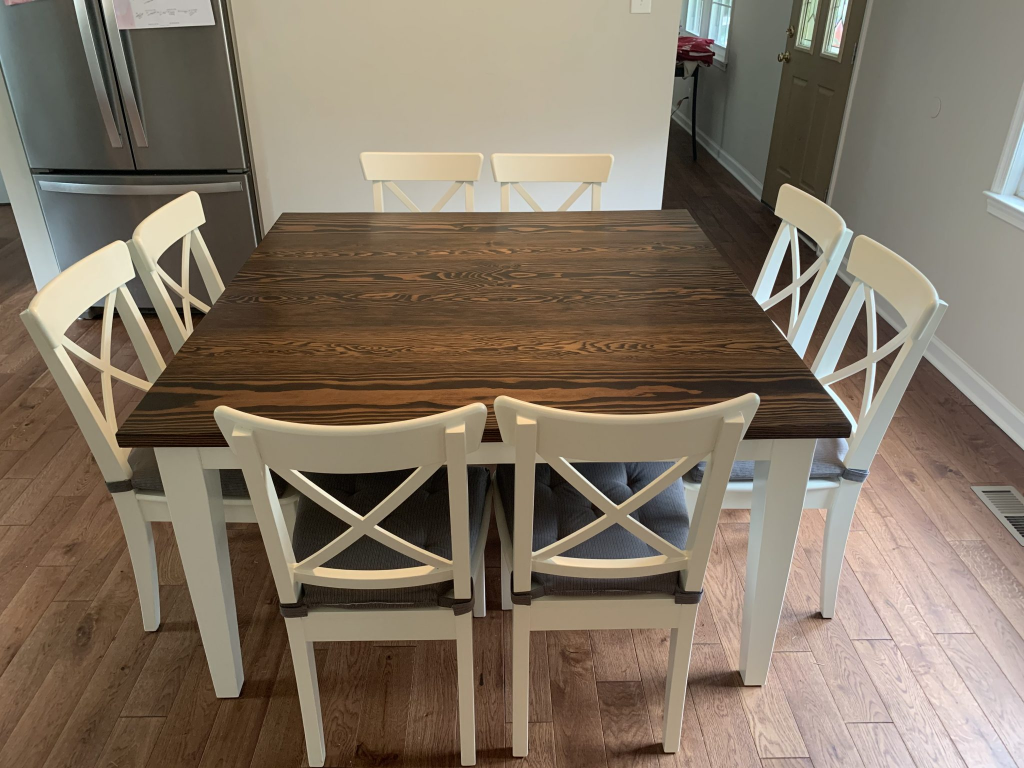
#> input picture square_table.jpg, 2048 x 1536 px (shown at 1/2 size)
$ python cam_test.py
#> lines starting #> are read from the running program, lines starting #| are printed output that depends on the picture
import numpy as np
import cv2

# Define points for perspective transform
frame = cv2.imread('square_table.jpg')
#> frame is the input picture: shape (1536, 2048, 3); mean B, G, R 100.7, 116.9, 130.3
print(frame.shape)
#| (1536, 2048, 3)

pts_src = np.array([[565, 425], [231, 865], [1373, 418], [1707, 850]], dtype=np.float32) # TODO Put coordinates from calibration
pts_dst = np.array([[0, 0], [0, 255], [255, 0], [255, 255]], dtype=np.float32)

# Calculate the transformation matrix
matrix = cv2.getPerspectiveTransform(pts_src, pts_dst)

# Apply the perspective transformation
width = frame.shape[1]
#> width = 2048
height = frame.shape[0]
#> height = 1536
print(width, height)
#| 2048 1536
transformed_frame = cv2.warpPerspective(frame, matrix, (500, 500))
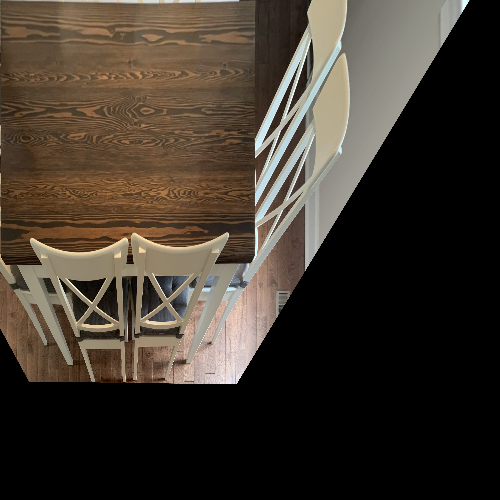
#> transformed_frame: shape (500, 500, 3); mean B, G, R 45.8, 55.4, 64

resized_image = cv2.resize(transformed_frame, (int(width/4), int(height/4)), interpolation=cv2.INTER_AREA)
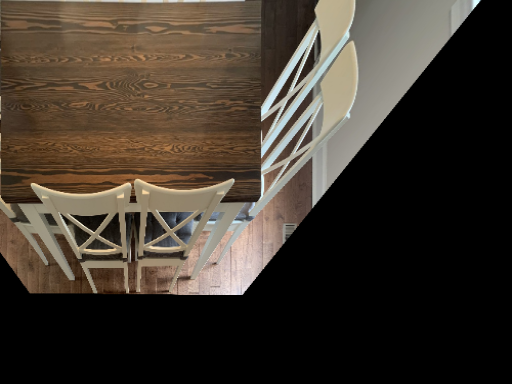
#> resized_image: shape (384, 512, 3); mean B, G, R 45.7, 55.3, 64

cv2.imshow('Transformed Frame', resized_image)
cv2.waitKey(0)

$ run again, with street.jpg copied over square_table.jpg
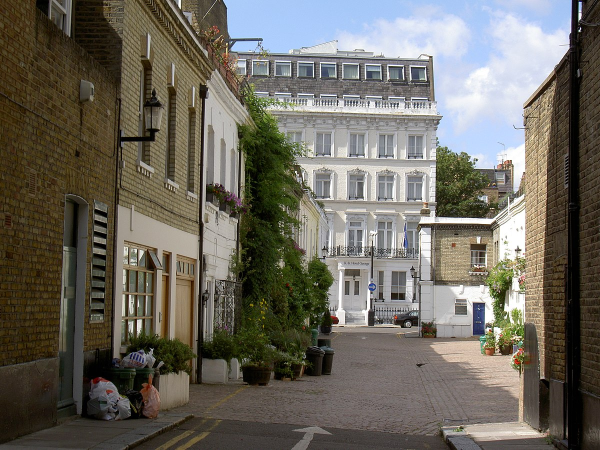
#> input picture street.jpg, 1200 x 900 px (shown at 1/2 size)
#> frame is the input picture: shape (900, 1200, 3); mean B, G, R 94.6, 104.1, 108
#| (900, 1200, 3)
#| 1200 900
#> `transformed_frame = cv2.warpPerspective(frame, matrix, (500, 500))`:
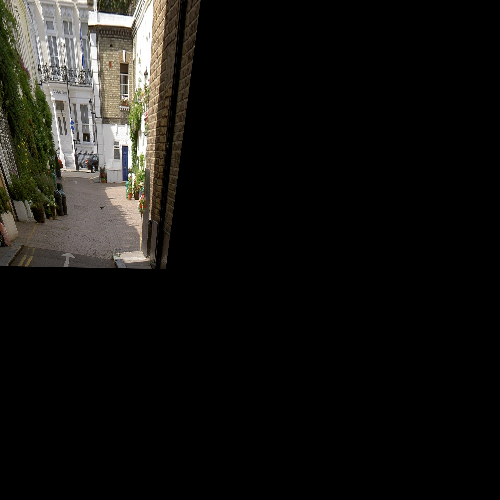
#> transformed_frame: shape (500, 500, 3); mean B, G, R 18.3, 20.9, 21.9
#> `resized_image = cv2.resize(transformed_frame, (int(width/4), int(heigh..`:
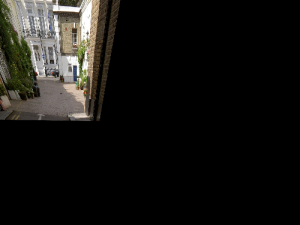
#> resized_image: shape (225, 300, 3); mean B, G, R 18.3, 20.9, 21.9

$ run again, with street2.jpg copied over square_table.jpg
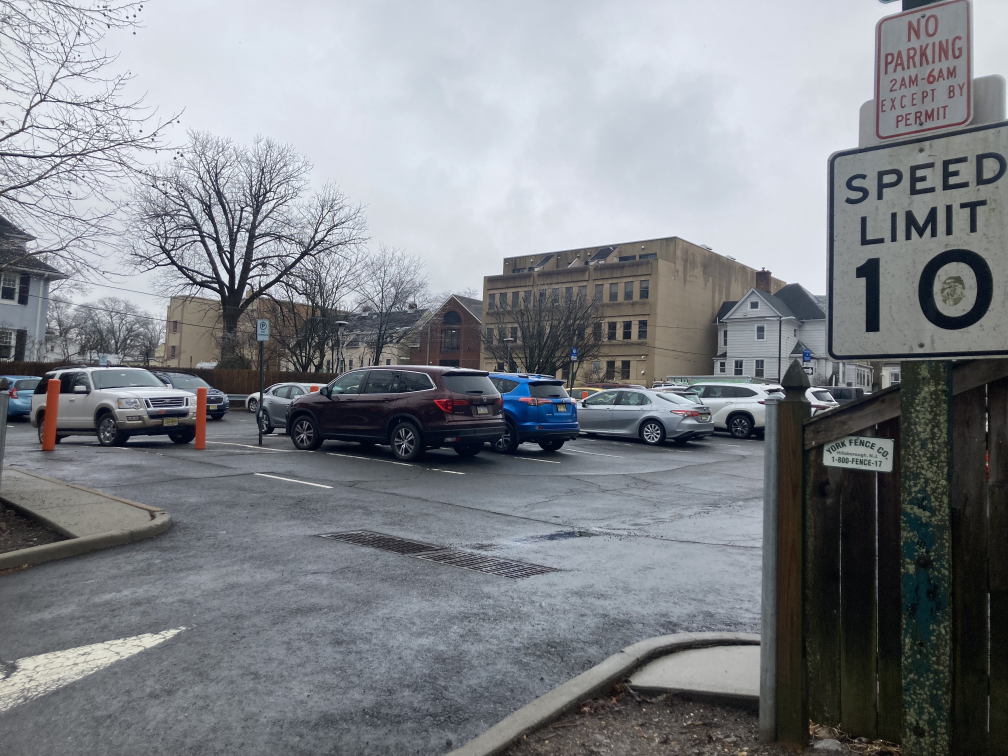
#> input picture street2.jpg, 4032 x 3024 px (shown at 1/4 size)
#> frame is the input picture: shape (3024, 4032, 3); mean B, G, R 137.2, 132, 128.6
#| (3024, 4032, 3)
#| 4032 3024
#> `transformed_frame = cv2.warpPerspective(frame, matrix, (500, 500))`:
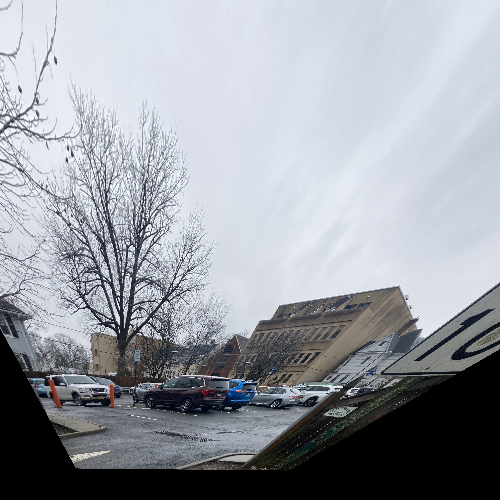
#> transformed_frame: shape (500, 500, 3); mean B, G, R 163.6, 156.8, 152.8
#> `resized_image = cv2.resize(transformed_frame, (int(width/4), int(heigh..`:
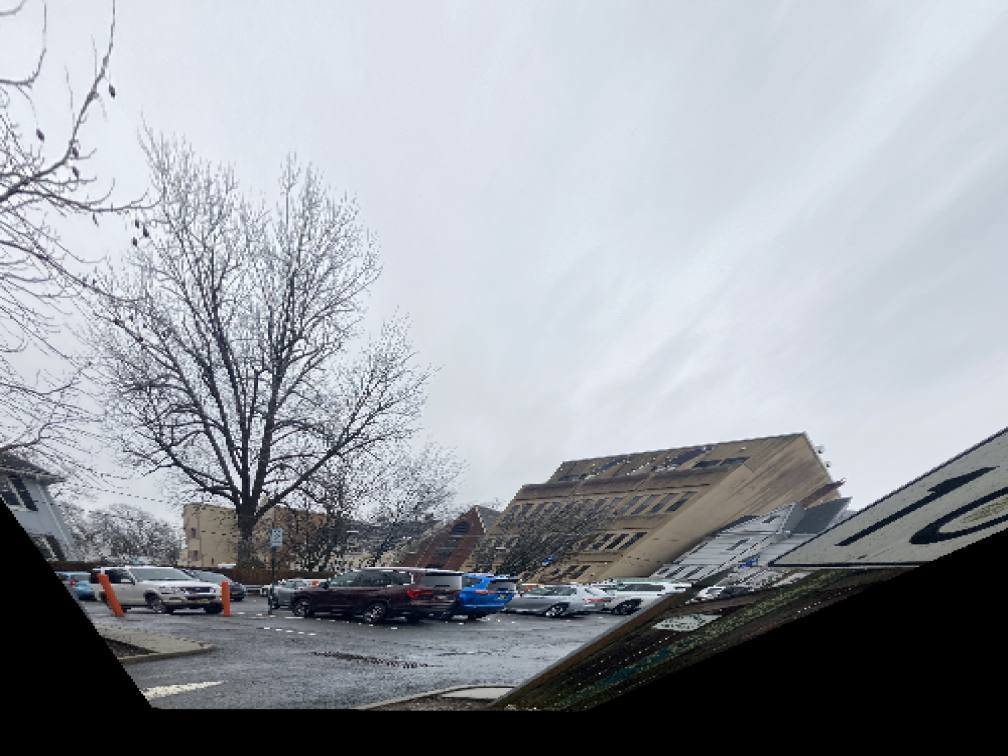
#> resized_image: shape (756, 1008, 3); mean B, G, R 163.5, 156.7, 152.8

$ run again, with street3.jpg copied over square_table.jpg
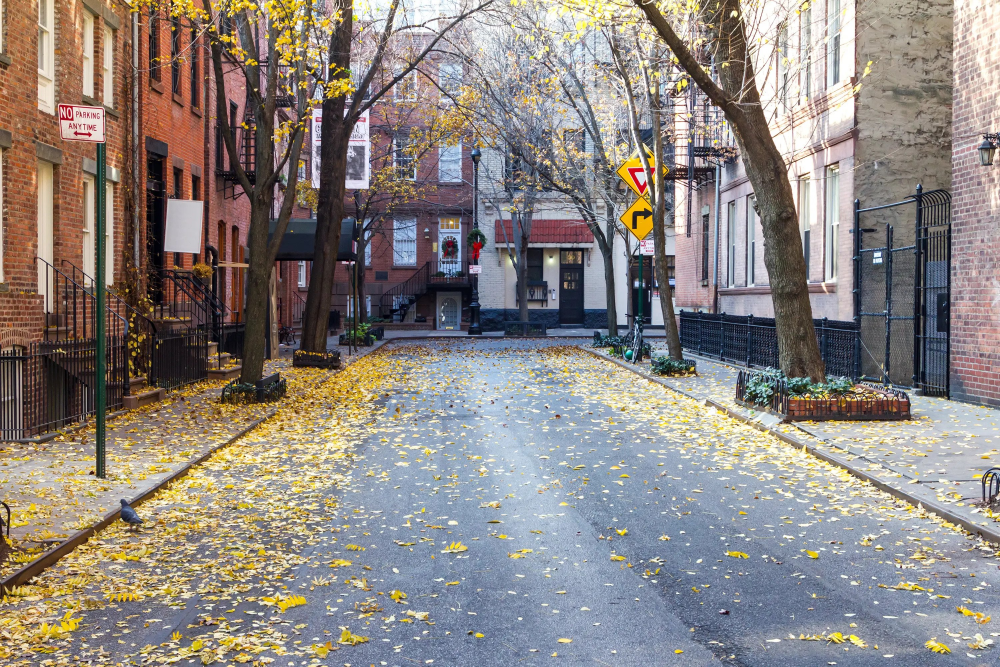
#> input picture street3.jpg, 3000 x 2000 px (shown at 1/3 size)
#> frame is the input picture: shape (2000, 3000, 3); mean B, G, R 128.5, 133.1, 140.7
#| (2000, 3000, 3)
#| 3000 2000
#> `transformed_frame = cv2.warpPerspective(frame, matrix, (500, 500))`:
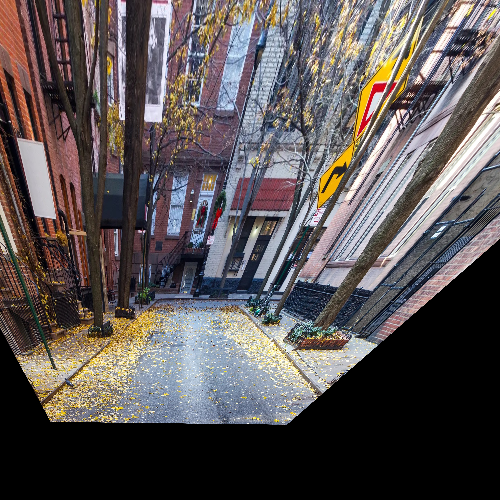
#> transformed_frame: shape (500, 500, 3); mean B, G, R 84.6, 84.4, 90.8
#> `resized_image = cv2.resize(transformed_frame, (int(width/4), int(heigh..`:
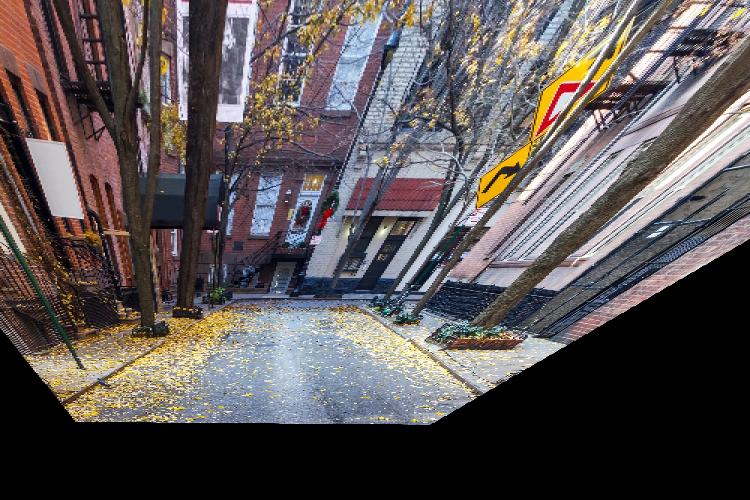
#> resized_image: shape (500, 750, 3); mean B, G, R 84.6, 84.4, 90.9
